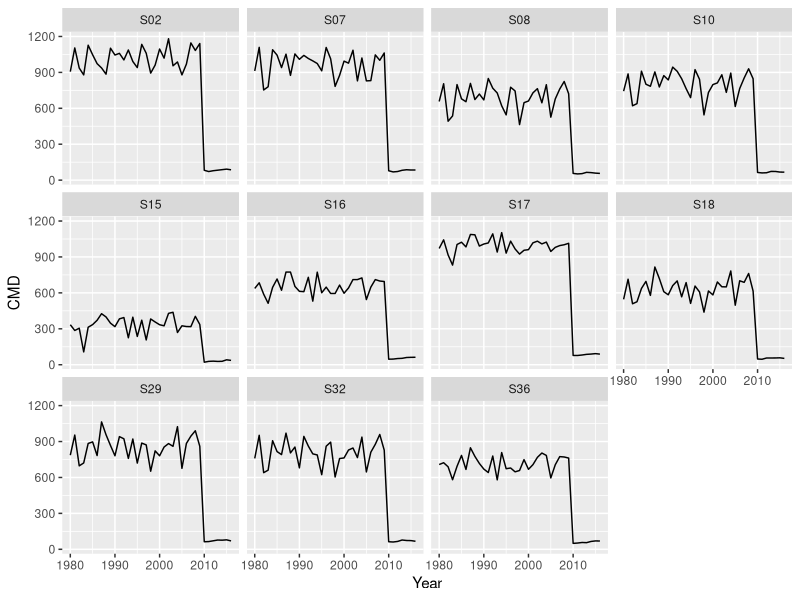
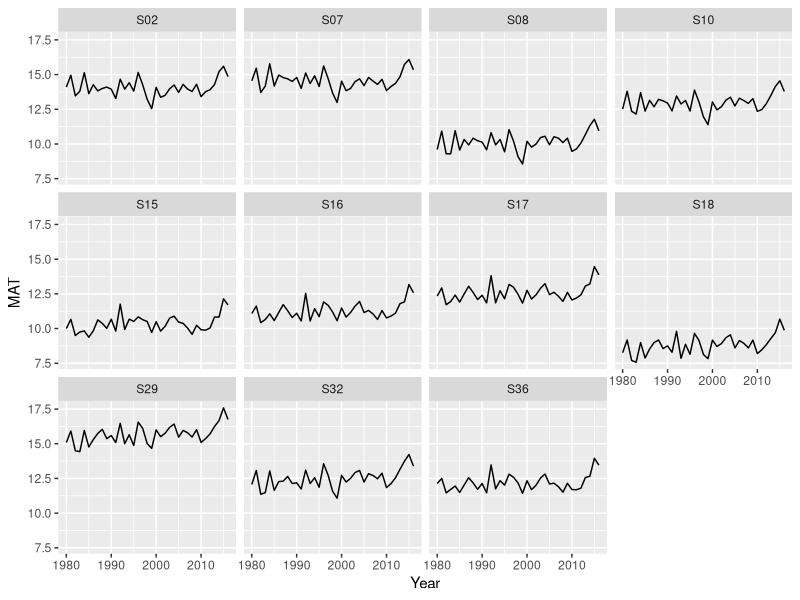
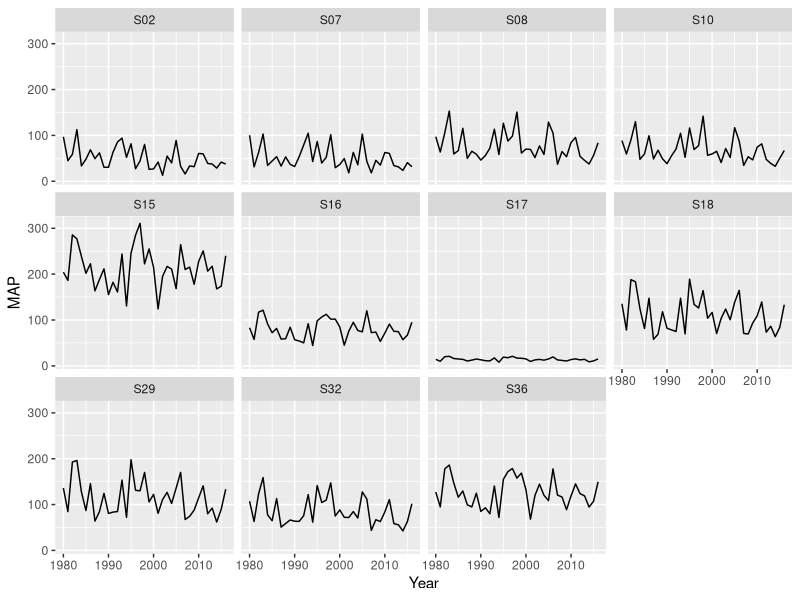
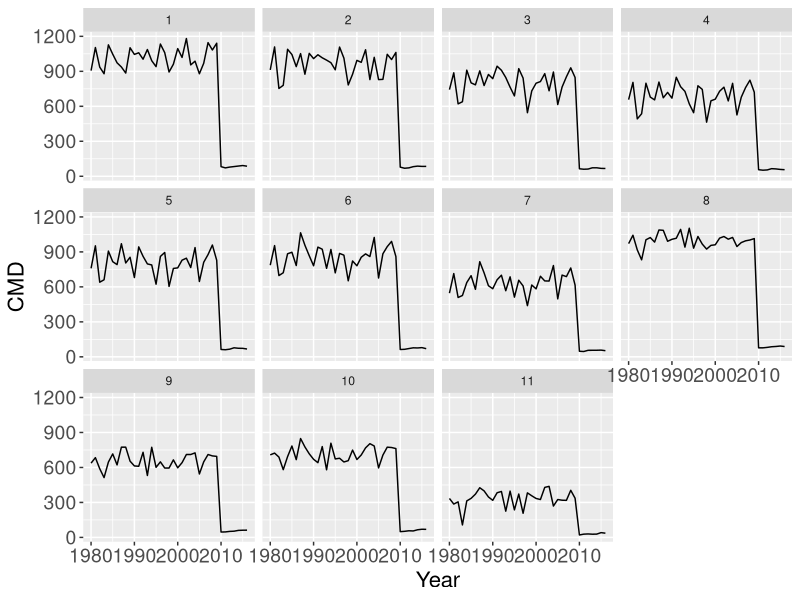
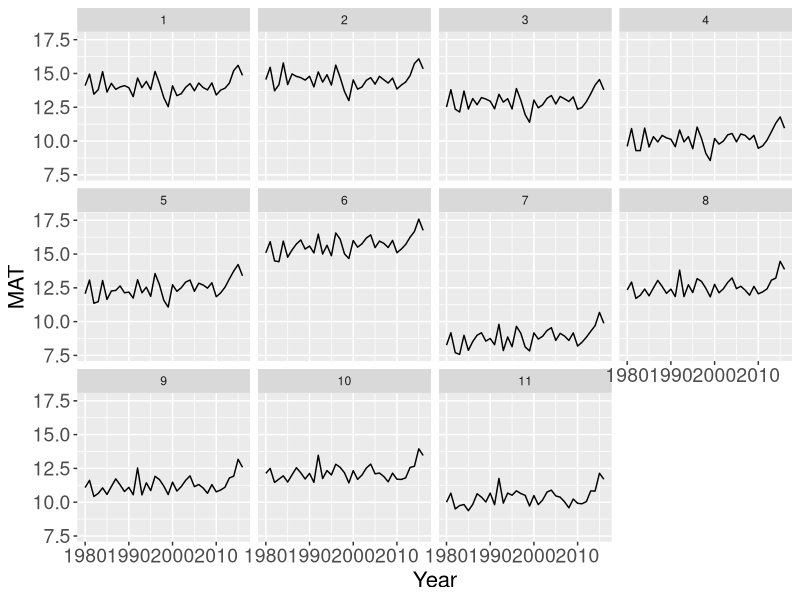
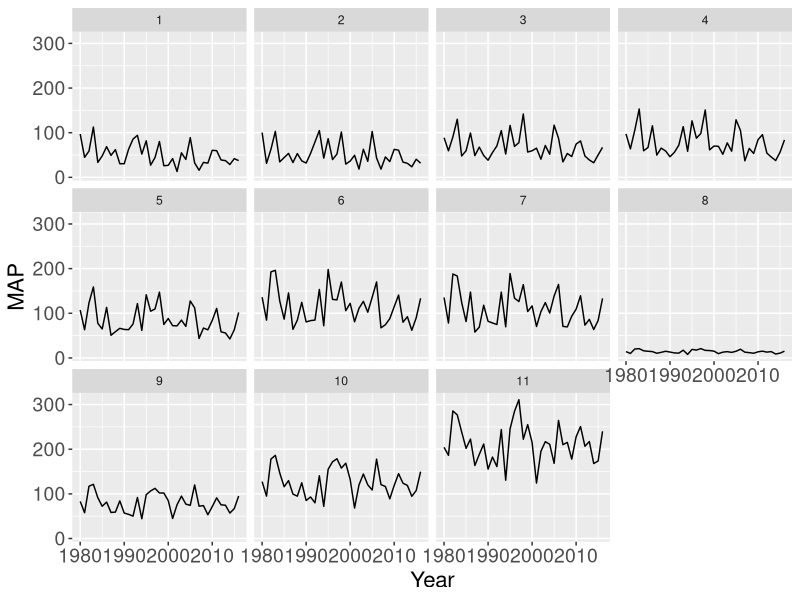
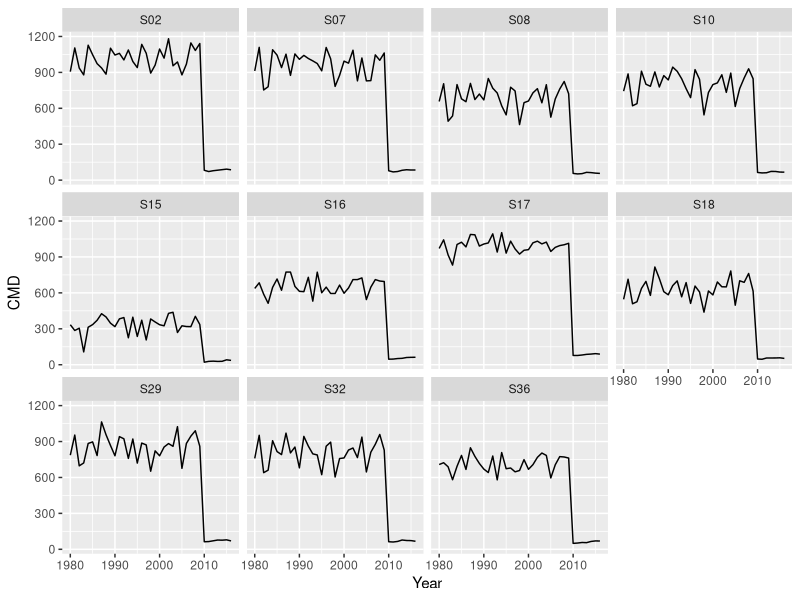
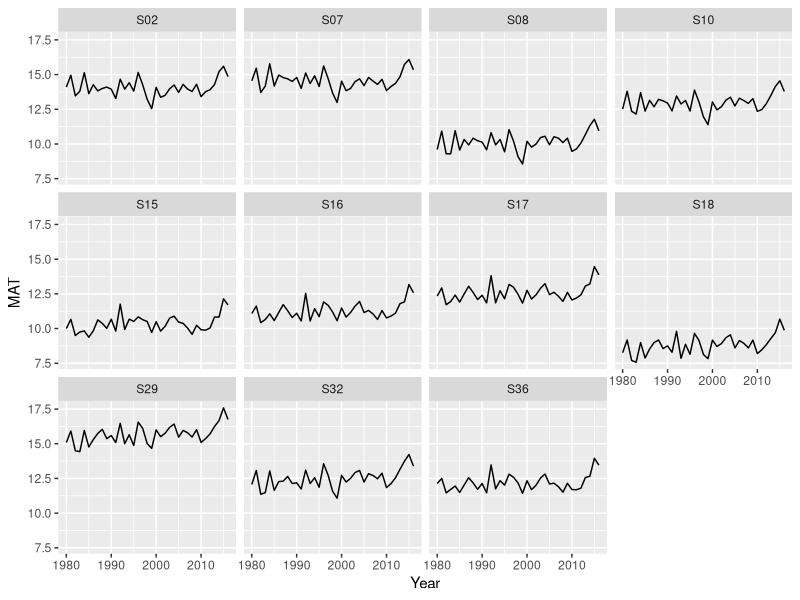

Write R code to recreate these figures, in order.
#################
# Generate 37 year trendline figure
#################

library(tidyverse)
library(cowplot)


m_year<-read.csv('Data/m_year.csv', header=T) #Imports 1980-2009 climate data
m_year<- m_year %>% select(ID,ID2,hist_year,Latitude,CMD,MAT,MAP)
colnames(m_year)[3]<-"Year"

weather<-read.csv('Data/weather.csv', header=T) #Imports 2009-2016 climate data
weather<- weather %>% select(ID,ID2,Year,Latitude,CMD,MAT,MAP)

clim_time<-bind_rows(m_year,weather)
clim_time<-clim_time %>% filter(ID!="S11")
clim_time<-clim_time %>% mutate(Region = ifelse(Latitude >= 40, "North", 
                                          ifelse((Latitude >35) & (Latitude <40), "Centre","South"))) 
clim_time$Region<-as.factor(clim_time$Region) #Make Region appear in logical order
clim_time$Region<-factor(clim_time$Region,levels=c("North","Centre","South"))
#clim_time<-clim_time %>% mutate(Site=ID)
clim_time<-clim_time %>% mutate(Site = ifelse(ID =="S02", 1, 
  ifelse((ID=="S07"), 2, 
         ifelse((ID=="S10"), 3,
                ifelse((ID=="S08"), 4,
                       ifelse((ID=="S32"), 5,
                              ifelse((ID=="S29"), 6,
                                     ifelse((ID=="S18"), 7,
                                            ifelse((ID=="S17"), 8,
                                                   ifelse((ID=="S16"), 9,
                                                          ifelse((ID=="S36"), 10,11)))))))))))

#Amy's Site Names

all_CMD <-ggplot(clim_time , aes(x=Year, y=CMD))+ 
  geom_line()+
  facet_wrap(.~ID)
all_CMD
ggsave("CMD.pdf", width = 7, height = 12, units = "in")

all_MAT <-ggplot(clim_time , aes(x=Year, y=MAT))+ 
  geom_line()+
  facet_wrap(.~ID)
all_MAT
ggsave("MAT.pdf", width = 7, height = 12, units = "in")

all_MAP <-ggplot(clim_time , aes(x=Year, y=MAP))+ 
  geom_line()+
  facet_wrap(.~ID)
all_MAP
ggsave("MAP.pdf", width = 7, height = 12, units = "in")


#Ascending Site Names

all_CMD <-ggplot(clim_time , aes(x=Year, y=CMD))+ 
  geom_line()+
  facet_wrap(.~Site)+
  theme(axis.title = element_text(size = 16))+
  theme(axis.text = element_text(size = 14))
all_CMD 
ggsave("Fig S4.pdf", width = 12, height = 7, units = "in")

all_MAT <-ggplot(clim_time , aes(x=Year, y=MAT))+ 
  geom_line()+
  facet_wrap(.~Site)+
  theme(axis.title = element_text(size = 16))+
  theme(axis.text = element_text(size = 14))
  all_MAT
ggsave("Fig S5.pdf", width = 12, height = 7, units = "in")

all_MAP <-ggplot(clim_time , aes(x=Year, y=MAP))+ 
  geom_line()+
  facet_wrap(.~Site)+
  theme(axis.title = element_text(size = 16))+
  theme(axis.text = element_text(size = 14))
  all_MAP
ggsave("Fig S6.pdf", width = 12, height = 7, units = "in")
  

